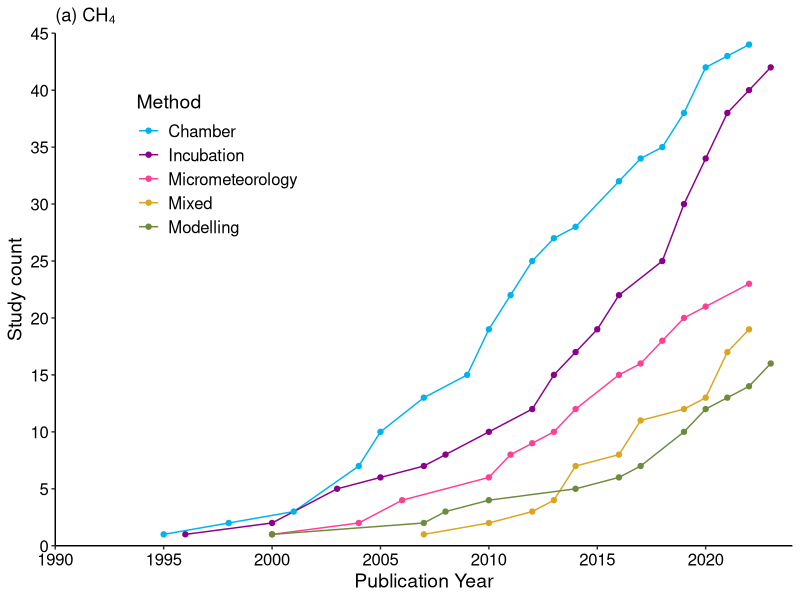
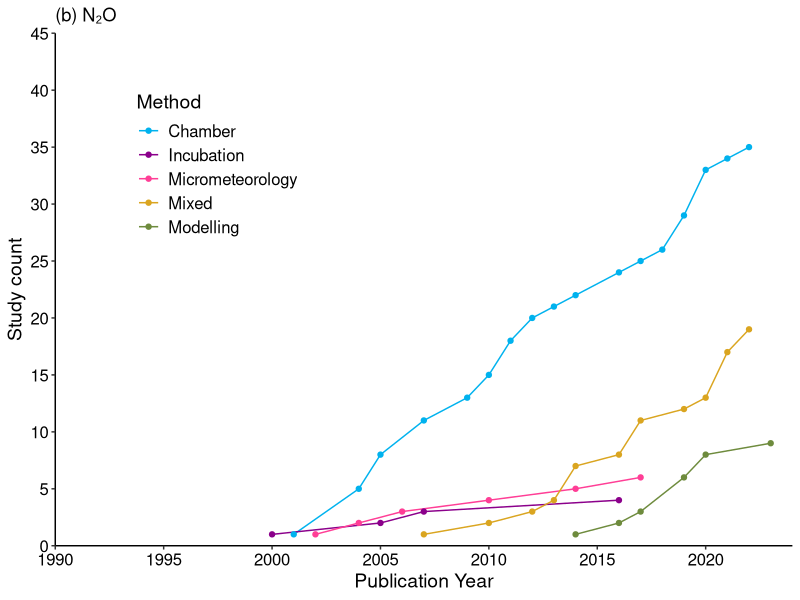
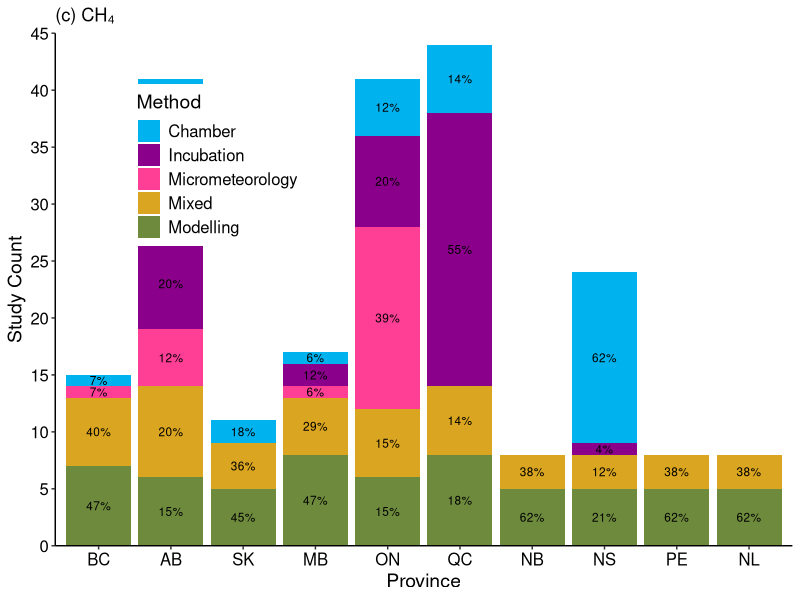
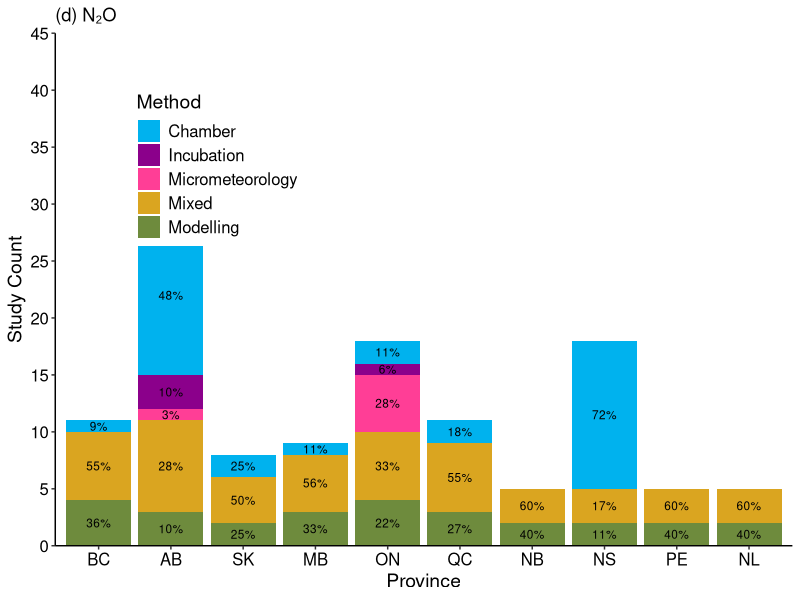
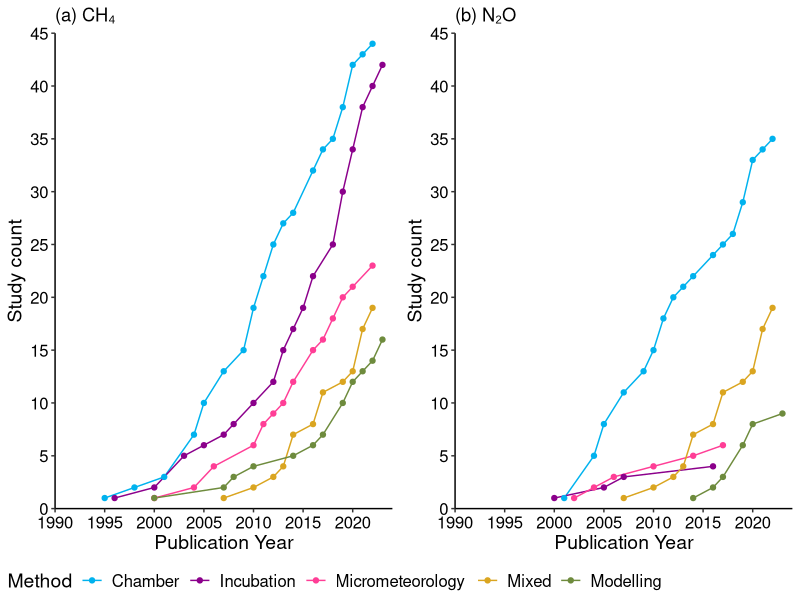
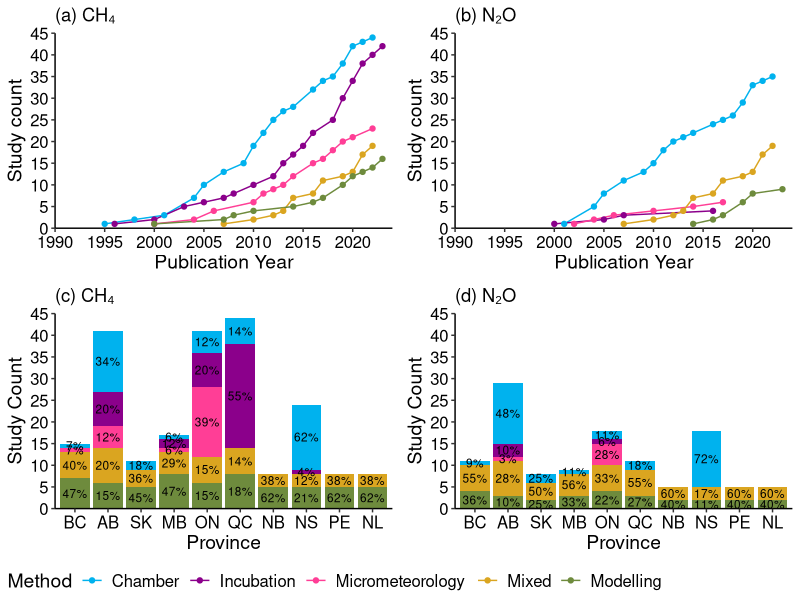

Write R code to recreate these figures, in order.
#To prepare figure for techniques, CH4 and N2O
#Figure 4
library(tidyverse); library(ggpubr)

#CH4
#read data
GHG.CH4 <- read.csv("input/Canada GHG storage lit review data 20240611.csv",header = T)
#obtain studies from storage measurement 
GHG.storage <- GHG.CH4[grepl("Storage", GHG.CH4$GHG.source),]
GHG.storage <- GHG.storage %>%
  drop_na(Livestock)
GHG.storage[GHG.storage$ID==9,"Technique"] <- 'Incubation'
GHG.storage[GHG.storage$ID==33,"Technique"] <- 'Incubation'
GHG.storage[GHG.storage$ID==225,"Technique"] <- 'Soil chamber'
GHG.storage$Collection.Setting[GHG.storage$Collection.Setting == "Mixed"] <- "Indoor, Outdoor"
#replace "National" to every provinces
National <- c('British Columbia, Alberta, Saskatchewan, Manitoba, Ontario, Quebec, New Brunswick, Nova Scotia, Prince Edward Island, Newfoundland and Labrador')
GHG.storage$Region[GHG.storage$Region == "National"] <- National

#Create a table to change regions
province_abbreviations <- c("Alberta" = "AB",
                            "British Columbia" = "BC",
                            "Manitoba" = "MB",
                            "New Brunswick" = "NB",
                            "Newfoundland and Labrador" = "NL",
                            "Nova Scotia" = "NS",
                            "Ontario" = "ON",
                            "Prince Edward Island" = "PE",
                            "Quebec" = "QC",
                            "Saskatchewan" = "SK",
                            "Northwest Territories" = "NT",
                            "Nunavut" = "NU",
                            "Yukon" = "YT")

#Count
Tech_data_both <- GHG.storage %>%
  separate_rows(Technique, sep = ",\\s*")
Tech_data_both[Tech_data_both$Technique=='Soil chamber',"Technique"] <- "Chamber"
Tech_data_both[Tech_data_both$Technique=='Animal chamber',"Technique"] <- "Chamber"
Tech_data_both <- Tech_data_both %>%
  group_by(Technique) %>%
  summarise(Number = n()) 
  


#CH4
GHG.storage.CH4 <- GHG.storage[GHG.storage$CH4 == TRUE,]

#Techniques 
Tech_data <- GHG.storage.CH4 %>%
  separate_rows(Technique, sep = ",\\s*")
Tech_data[Tech_data$Technique=='Soil chamber',"Technique"] <- "Chamber"
Tech_data[Tech_data$Technique=='Animal chamber',"Technique"] <- "Chamber"
Tech_data <- Tech_data %>%
  group_by(Pub..year,Technique) %>%
  summarise(Number = n()) %>%
  ungroup() %>%
  group_by(Technique) %>%
  arrange(Pub..year) %>%
  mutate(Tech = cumsum(Number)) %>%
  ungroup() %>%
  group_by(Pub..year) %>%
  mutate(Percentage = Number / sum(Number) * 100)

#Set the order for the techniques
Tech_data$Technique <- factor(Tech_data$Technique, 
                              levels = c("Chamber", "Incubation", "Micrometeorology", 
                                         "Mixed", "Modelling"))
tapply(Tech_data$Number,Tech_data$Technique,sum)
#Chamber #44 30.6%, Incubation #42 29.2%, Micrometeorology #23 16.0%, 
#Mixed #19 13.2%, Modelling #16 11.1%.

#separate indoor and outdoor.
GHG.storage.CH4 <- GHG.storage.CH4 %>%
  drop_na(Collection.Setting)
Tech_method <- GHG.storage.CH4 %>%
  separate_rows(Collection.Setting, sep = ",\\s*") %>%
  group_by(Pub..year,Collection.Setting) %>%
  summarise(Number = n()) %>%
  ungroup() %>%
  group_by(Pub..year) %>%
  mutate(Percentage = Number / sum(Number) * 100)
tapply(Tech_method$Number,Tech_method$Collection.Setting,sum)
#Indoor #128 82.6%, Outdoor #27 17.4%.

#Separate by province
Tech_province_CH4 <- GHG.storage.CH4 %>%
  separate_rows(Region, sep = ",\\s*") %>%
  separate_rows(Technique, sep = ",\\s*")
Tech_province_CH4[Tech_province_CH4$Technique=='Soil chamber',"Technique"] <- "Chamber"
Tech_province_CH4[Tech_province_CH4$Technique=='Animal chamber',"Technique"] <- "Chamber"
Tech_province_CH4 <- Tech_province_CH4 %>%
  group_by(Region,Technique) %>%
  summarise(Number = n()) %>%
  ungroup() %>%
  group_by(Region) %>%
  arrange(Technique) %>%
  mutate(Percentage = Number / sum(Number) * 100)

#Set the order for the techniques
Tech_province_CH4$Region <- factor(Tech_province_CH4$Region, 
                              levels = c("British Columbia","Alberta","Saskatchewan",
                                    "Manitoba","Ontario","Quebec","New Brunswick",
                                    "Nova Scotia","Prince Edward Island",
                                    "Newfoundland and Labrador"))

#N2O
GHG.storage.N2O <- GHG.storage[GHG.storage$N2O == TRUE,]
GHG.storage.N2O <- GHG.storage.N2O %>%
  drop_na(Livestock)
GHG.storage.N2O[GHG.storage.N2O$ID==225,"Technique"] <- 'Soil chamber'

#Techniques 
Tech_data_N2O <- GHG.storage.N2O %>%
  separate_rows(Technique, sep = ",\\s*")
Tech_data_N2O[Tech_data_N2O$Technique=='Soil chamber',"Technique"] <- "Chamber"
Tech_data_N2O[Tech_data_N2O$Technique=='Animal chamber',"Technique"] <- "Chamber"
Tech_data_N2O <- Tech_data_N2O %>%
  group_by(Pub..year,Technique) %>%
  summarise(Number = n()) %>%
  ungroup() %>%
  group_by(Technique) %>%
  arrange(Pub..year) %>%
  mutate(Tech = cumsum(Number)) %>%
  ungroup() %>%
  group_by(Pub..year) %>%
  mutate(Percentage = Number / sum(Number) * 100)

#Set the order for the techniques
Tech_data_N2O$Technique <- factor(Tech_data_N2O$Technique, 
                                  levels = c("Chamber", "Incubation", "Micrometeorology", 
                                             "Mixed", "Modelling"))
tapply(Tech_data_N2O$Number,Tech_data_N2O$Technique,sum)
#Chamber #35 47.9%, Incubation #4 5.5%, Micrometeorology #6 8.2%, 
#Mixed #19 26.0%, Modelling #9 12.3%.

#separate indoor and outdoor.
GHG.storage.N2O <- GHG.storage.N2O %>%
  drop_na(Collection.Setting)
Tech_method_N2O <- GHG.storage.N2O %>%
  separate_rows(Collection.Setting, sep = ",\\s*") %>%
  group_by(Pub..year,Collection.Setting) %>%
  summarise(Number = n()) %>%
  ungroup() %>%
  group_by(Pub..year) %>%
  mutate(Percentage = Number / sum(Number) * 100)
tapply(Tech_method_N2O$Number,Tech_method_N2O$Collection.Setting,sum)
#Indoor #63 75.0%, Outdoor #21 25.0%.

#Separate by province
Tech_province_N2O <- GHG.storage.N2O %>%
  separate_rows(Region, sep = ",\\s*") %>%
  separate_rows(Technique, sep = ",\\s*")
Tech_province_N2O[Tech_province_N2O$Technique=='Soil chamber',"Technique"] <- "Chamber"
Tech_province_N2O[Tech_province_N2O$Technique=='Animal chamber',"Technique"] <- "Chamber"
Tech_province_N2O <- Tech_province_N2O %>%
  group_by(Region,Technique) %>%
  summarise(Number = n()) %>%
  ungroup() %>%
  group_by(Region) %>%
  arrange(Technique) %>%
  mutate(Percentage = Number / sum(Number) * 100) %>%
  ungroup() %>%
  group_by(Region)

#Set the order for the techniques
Tech_province_N2O$Region <- factor(Tech_province_N2O$Region, 
                                   levels = c("British Columbia","Alberta","Saskatchewan",
                                              "Manitoba","Ontario","Quebec","New Brunswick",
                                              "Nova Scotia","Prince Edward Island",
                                              "Newfoundland and Labrador"))

#Add province abbreviation
#Function to replace the provinces
#replace_provinces <- function(province) {
#  abbreviations <- lapply(province, function(x) province_abbreviations[x])
#  return(paste(abbreviations, collapse = ", "))}
# Apply the function to the method column in your dataframe
#Tech_province_CH4$Region <- sapply(Tech_province_CH4$Region, replace_provinces)
#Tech_province_N2O$Region <- sapply(Tech_province_N2O$Region, replace_provinces)
#This function does not work
province <- c("BC", "AB", "SK", "MB", "ON", "QC", "NB", "NS", "PE", "NL")

#Figure on techniques
Figure4a <- ggplot(Tech_data, aes(x = Pub..year, y = Tech, color = Technique)) +
  geom_line() +
  geom_point() +
  labs(x = "Publication Year", y = "Study count", color = "Method", title = "(a) CH₄") +
  scale_color_manual(values = c("Chamber" = "deepskyblue2", "Incubation" = "darkmagenta", 
                                "Micrometeorology" = "violetred1", "Mixed" = "goldenrod", 
                                "Modelling" = "darkolivegreen4")) +
  theme_classic() +
  theme(axis.text = element_text(size = 12, colour = "black"),
        axis.title.x = element_text(size = 14),
        axis.title.y = element_text(size = 14),
        legend.position = c(0.1, 0.9),  # Adjust the legend position
        legend.justification = c(0, 1),  # Align the legend to top-left
        legend.title = element_text(size = 14),  # Adjust legend title font size
        legend.text = element_text(size = 12),
        axis.line = element_line(color = "black")) +
  scale_y_continuous(limits = c(0, 45), 
                     breaks = seq(0, 45, by = 5),
                     expand = c(0, 0))+
  scale_x_continuous(limits = c(1990, 2024), 
                     breaks = seq(1990, 2024 , by = 5),
                     expand = c(0, 0))
Figure4a

Figure4b <- ggplot(Tech_data_N2O, aes(x = Pub..year, y = Tech, color = Technique)) +
  geom_line() +
  geom_point() +
  labs(x = "Publication Year", y = "Study count", color = "Method", title = "(b) N₂O") +
  scale_color_manual(values = c("Chamber" = "deepskyblue2", "Incubation" = "darkmagenta", 
                                "Micrometeorology" = "violetred1", "Mixed" = "goldenrod", 
                                "Modelling" = "darkolivegreen4")) +
  theme_classic() +
  theme(axis.text = element_text(size = 12, colour = "black"),
        axis.title.x = element_text(size = 14),
        axis.title.y = element_text(size = 14),
        legend.position = c(0.1, 0.9),  # Adjust the legend position
        legend.justification = c(0, 1),  # Align the legend to top-left
        legend.title = element_text(size = 14),  # Adjust legend title font size
        legend.text = element_text(size = 12),
        axis.line = element_line(color = "black")) +
  scale_y_continuous(limits = c(0, 45), 
                     breaks = seq(0, 45, by = 5),
                     expand = c(0, 0))+
  scale_x_continuous(limits = c(1990, 2024), 
                     breaks = seq(1990, 2024 , by = 5),
                     expand = c(0, 0))
Figure4b

Figure4c <- ggplot(Tech_province_CH4, 
                   aes(x = Region, y = Number, fill = Technique, group = Technique)) +
  geom_bar(stat = "identity",
           linetype = 0) +
  labs(x = "Province", y = "Study Count", fill = "Method", title = "(c) CH₄") +
  scale_fill_manual(values = c("Chamber" = "deepskyblue2", "Incubation" = "darkmagenta", 
                               "Micrometeorology" = "violetred1", "Mixed" = "goldenrod", 
                               "Modelling" = "darkolivegreen4")) +
  theme_classic() +
  theme(axis.text = element_text(size = 12, color = "black"),
        axis.title.x = element_text(size = 14),
        axis.title.y = element_text(size = 14),
        legend.position = c(0.1, 0.9),  # Adjust the legend position
        legend.justification = c(0, 1),  # Align the legend to top-left
        legend.title = element_text(size = 14),  # Adjust legend title font size
        legend.text = element_text(size = 12),
        axis.line = element_line(color = "black")) +
  geom_text(aes(label = paste0(round(Percentage, 0), "%")),
            position = position_stack(vjust = 0.5),
            size = 3,
            color = "black") +
  scale_y_continuous(limits = c(0, 45), 
                     breaks = seq(0, 45, by = 5),
                     expand = c(0, 0)) +
  scale_x_discrete(labels = province)
Figure4c

Figure4d <- ggplot(Tech_province_N2O, 
                   aes(x = Region, y = Number, fill = Technique, group = Technique)) +
  geom_bar(stat = "identity",
           linetype = 0) +
  labs(x = "Province", y = "Study Count", fill = "Method", title = "(d) N₂O") +
  scale_fill_manual(values = c("Chamber" = "deepskyblue2", "Incubation" = "darkmagenta", 
                               "Micrometeorology" = "violetred1", "Mixed" = "goldenrod", 
                               "Modelling" = "darkolivegreen4")) +
  theme_classic() +
  theme(axis.text = element_text(size = 12, color = "black"),
        axis.title.x = element_text(size = 14),
        axis.title.y = element_text(size = 14),
        legend.position = c(0.1, 0.9),  # Adjust the legend position
        legend.justification = c(0, 1),  # Align the legend to top-left
        legend.title = element_text(size = 14),  # Adjust legend title font size
        legend.text = element_text(size = 12),
        axis.line = element_line(color = "black")) +
  geom_text(aes(label = paste0(round(Percentage, 0), "%")),
            position = position_stack(vjust = 0.5),
            size = 3,
            color = "black") +
  scale_y_continuous(limits = c(0, 45), 
                     breaks = seq(0, 45, by = 5),
                     expand = c(0, 0)) +
  scale_x_discrete(labels = province)
Figure4d

#Export figure
#2 panels
ggsave("output/Figure 4a, 4b - Methods CH4 and N2O.png", 
       ggarrange(Figure4a, Figure4b,
                 ncol = 2, nrow = 1,
                 common.legend = TRUE, legend = "bottom"),
       width = 24, height = 12, units = "cm",
       dpi = 300)

ggsave("output/Figure 4 - Methods CH4 and N2O.png", 
       ggarrange(Figure4a, Figure4b, Figure4c, Figure4d,
                 ncol = 2, nrow = 2,
                 common.legend = TRUE, legend = "bottom"),
       width = 24, height = 24, units = "cm",
       dpi = 300)
